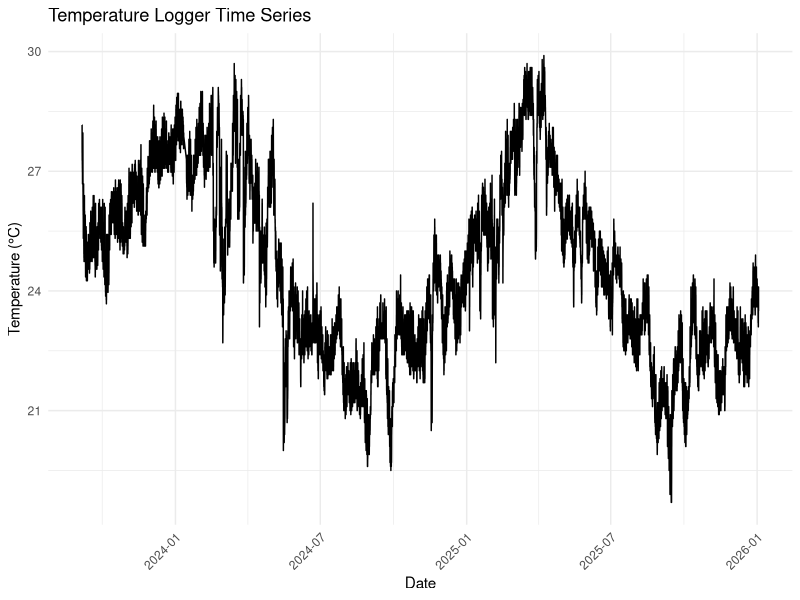
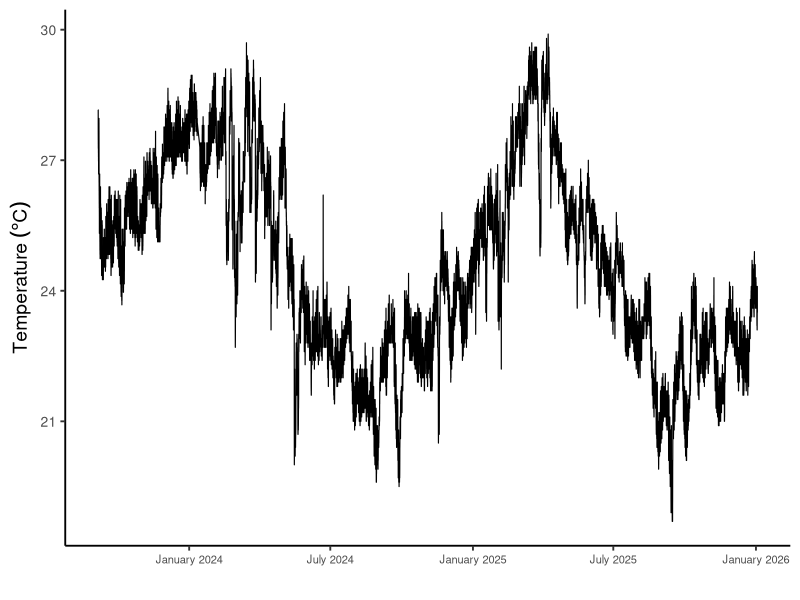
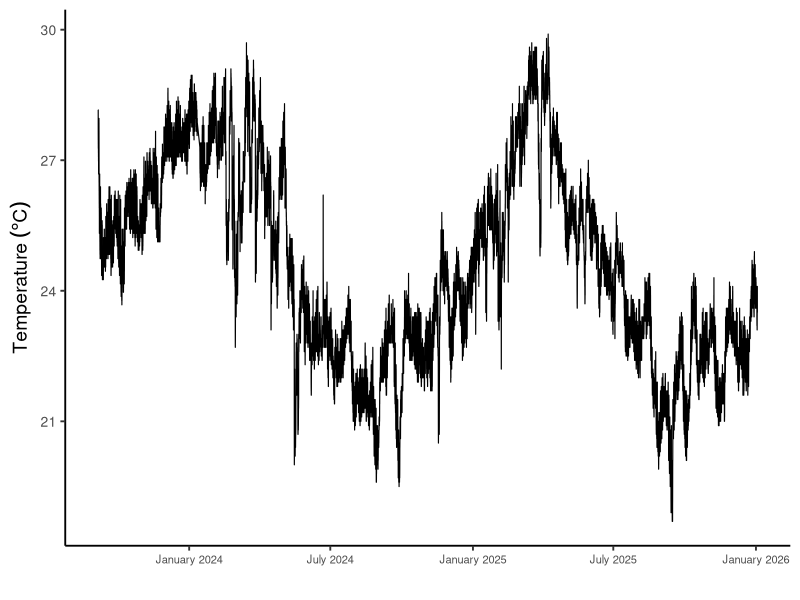

Recreate these plots in R, in order.
## ---- chunk 1
knitr::opts_chunk$set(echo = TRUE)
library(tidyverse)
library(lubridate)
## ---- chunk 2

# Load Data

Nursery_Figure <- read_csv("Nursery_2023-2025.csv")

## ---- chunk 3
library(lubridate)

Nursery_Figure <- Nursery_Figure %>%
  mutate(Date_Time = mdy_hm(Date_Time))

## ---- chunk 4
Nursery_Figure_clean <- Nursery_Figure %>%
  filter(between(`Temperature(C)`, 10, 35))%>%   # remove spikes
  slice(1:(n() - 7))                              # remove last 7 rows
## ---- chunk 5
ggplot(Nursery_Figure_clean, aes(x = Date_Time, y = `Temperature(C)`)) +
  geom_line() +
  labs(x = "Date",
       y = "Temperature (°C)",
       title = "Temperature Logger Time Series") +
  theme_minimal() +
  theme(axis.text.x = element_text(angle = 45, hjust = 1))
## ---- chunk 6
ggplot(Nursery_Figure_clean, 
       aes(x = Date_Time, y = `Temperature(C)`)) +
  geom_line(color = "black", linewidth = 0.4) +
  scale_x_datetime(
    date_breaks = "6 months",
    date_labels = "%B %Y"
  ) +
  labs(x = "",
    y = expression(Temperature~(degree*C))) +
 theme_classic(base_size = 14) +
  theme(
    axis.text.x = element_text(size = 8, angle = 0, hjust = 0.5),
    axis.text.y = element_text(size = 10)
  )
## ---- chunk 7
ggsave("Nursery_SST.png", width = 7, height = 4, dpi = 300)
